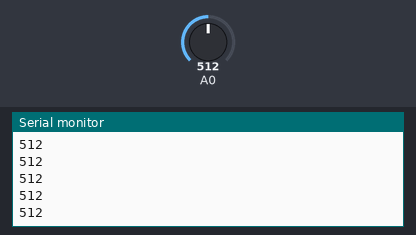
This sketch was run on a simulated Arduino Mega 2560, built with avr-gcc and run on an emulated ATmega2560. Shown: the last lines printed to the serial monitor. The inputs (shaded band) are chosen by the test bench; at power-on: A0 = 512.

Above: at 1.2 s.
1.3 s: A0 set to 716
At 2.0 s:
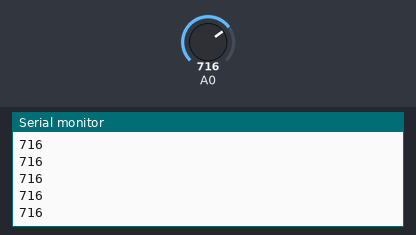
2.8 s: A0 set to 900
At 3.4 s:
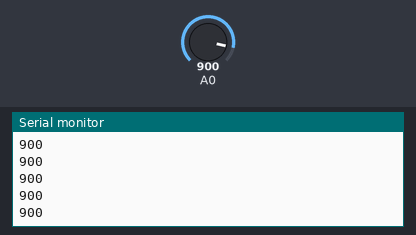
Timing chart, 0 to 5.8 s (numbered marks = the images above; inputs shaded):
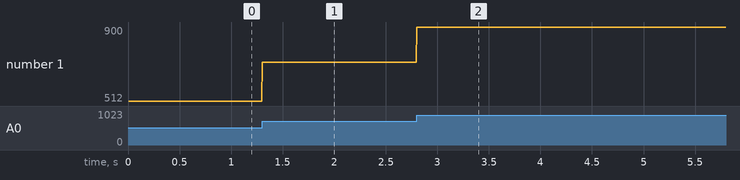

The sketch:

Timer5.ino
```cpp
String url;
int a = 0;
void setup() {
  //Timer interrupt f at 200Hz setup
  cli(); //Stop interrupts
  TCCR5A = 0;
  TCCR5B = 0;
  TCNT5 = 0;
  //Compare match register value
  OCR5A = 1249;       //Value can be greater than 255 because Timer1 is a 16 bit timer,
  //Enable CTC mode   //this means that it can store a maximum counter value of 65535.
  TCCR5B |= (1 << WGM52);
  //Prescalar setup for 64
  TCCR5B |= (1 << CS50) | (1 << CS51);
  //Enable timer compare interrupt
  TIMSK5 |= (1 << OCIE5A);
  Serial.begin(115200);
  delay(500);
  sei(); //Allow interrupts
}

void loop() {
//  if (a==199){
//    a=0;
//    Serial.println(url);
//    url = "";
//  }
}

ISR(TIMER5_COMPA_vect) {
//  url += analogRead(A0);
//  if(a<198){
//    url += ",";
//  }
//  ++a;
  Serial.println(analogRead(A0));
}
```

Measured:
- after the input at 1.3 s, the serial monitor: prints a new line at once (image 1)
- after the input at 2.8 s, the serial monitor: prints a new line at once (image 2)
- plotted number 1: 512 → 716 after the input at 1.3 s, 716 → 900 after the input at 2.8 s
